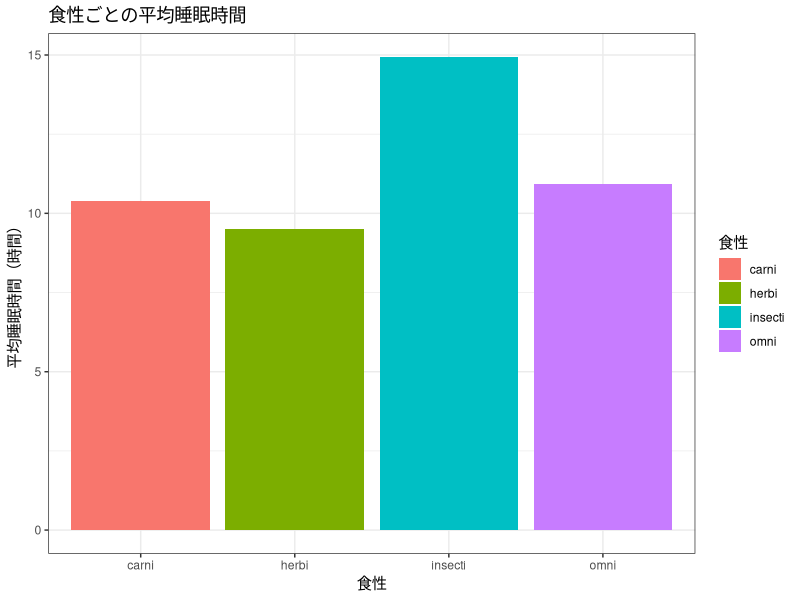
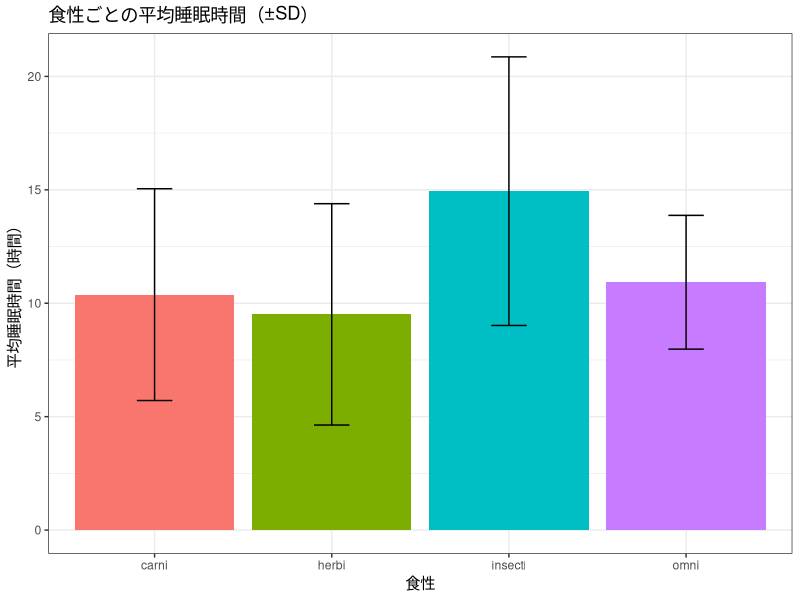

Source code (R) for these figures, in order:
## ---- chunk 1
knitr::opts_chunk$set(echo = TRUE, warning = FALSE, message = FALSE)
library(tidyverse)
## ---- chunk 2
# msleep の全体の睡眠時間の平均
msleep |>
  summarise(mean_sleep = mean(sleep_total, na.rm = TRUE))
## ---- chunk 3
# 複数の統計量をまとめて計算
msleep |>
  summarise(
    n = n(),
    mean_sleep = mean(sleep_total, na.rm = TRUE),
    sd_sleep   = sd(sleep_total, na.rm = TRUE),
    min_sleep  = min(sleep_total, na.rm = TRUE),
    max_sleep  = max(sleep_total, na.rm = TRUE)
  )
## ---- chunk 4
# 食性（vore）ごとの平均睡眠時間
msleep |>
  group_by(vore) |>
  summarise(
    n = n(),
    mean_sleep = mean(sleep_total, na.rm = TRUE),
    sd_sleep   = sd(sleep_total, na.rm = TRUE)
  )
## ---- chunk 5
# irisデータ：種ごとの平均と標準偏差
iris |>
  group_by(Species) |>
  summarise(
    n = n(),
    mean_sepal = mean(Sepal.Length),
    sd_sepal   = sd(Sepal.Length),
    mean_petal = mean(Petal.Length),
    sd_petal   = sd(Petal.Length)
  )
## ---- chunk 6
# 食性ごとの件数
msleep |>
  count(vore)
## ---- chunk 7
# 降順で並べる
msleep |>
  count(vore, sort = TRUE)
## ---- chunk 8
# 集計データを作成
sleep_summary <- msleep |>
  filter(!is.na(vore)) |>
  group_by(vore) |>
  summarise(
    mean_sleep = mean(sleep_total, na.rm = TRUE),
    sd_sleep   = sd(sleep_total, na.rm = TRUE),
    n          = n()
  )

# 棒グラフ（geom_col で集計済みデータを使う）
ggplot(sleep_summary, aes(x = vore, y = mean_sleep, fill = vore)) +
  geom_col() +
  labs(title = "食性ごとの平均睡眠時間",
       x = "食性", y = "平均睡眠時間（時間）",
       fill = "食性") +
  theme_bw()
## ---- chunk 9
ggplot(sleep_summary, aes(x = vore, y = mean_sleep, fill = vore)) +
  geom_col() +
  geom_errorbar(aes(ymin = mean_sleep - sd_sleep,
                    ymax = mean_sleep + sd_sleep),
                width = 0.2) +
  labs(title = "食性ごとの平均睡眠時間（±SD）",
       x = "食性", y = "平均睡眠時間（時間）") +
  theme_bw() +
  theme(legend.position = "none")
## ---- chunk 10
# 欠損値がある列の確認
msleep |>
  summarise(across(everything(), ~ sum(is.na(.))))
## ---- chunk 11
# 欠損値を除いて集計（na.rm = TRUE）
msleep |>
  summarise(mean_rem = mean(sleep_rem, na.rm = TRUE))
## ---- chunk 12
# 欠損値のある行を除いてから集計
msleep |>
  filter(!is.na(sleep_rem)) |>
  group_by(vore) |>
  summarise(
    n = n(),
    mean_rem = mean(sleep_rem)
  )
